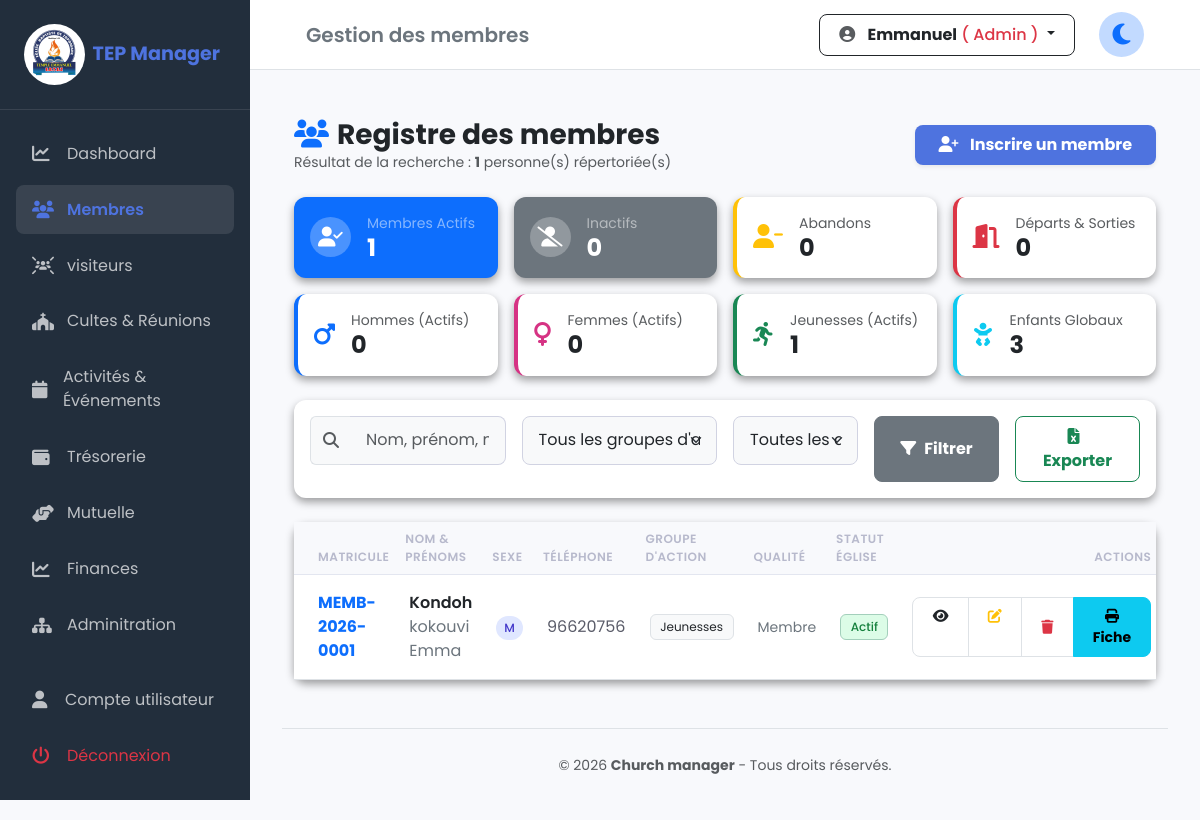
/membres/index.php (signed in), run on the app's committed database.
### tables this page shows
CREATE TABLE IF NOT EXISTS `membres` (
  `id` int NOT NULL AUTO_INCREMENT,
  `matricule` varchar(20) NOT NULL,
  `nom` varchar(100) NOT NULL,
  `prenoms` varchar(150) NOT NULL,
  `sexe` enum('Masculin','Feminin') NOT NULL,
  `date_naissance` date DEFAULT NULL,
  `lieu_naissance` varchar(100) DEFAULT NULL,
  `profession` varchar(100) DEFAULT NULL,
  `eglise_provenance` varchar(150) DEFAULT NULL,
  `date_arrivee` date DEFAULT NULL,
  `baptise` tinyint(1) DEFAULT '0',
  `date_bapteme` date DEFAULT NULL,
  `lieu_bapteme` varchar(150) DEFAULT NULL,
  `engagement_moral` tinyint(1) DEFAULT '0',
  `groupe_action` enum('Hommes','Femmes','Jeunesses','Enfants') DEFAULT NULL,
  `qualite` enum('Membre','Ami','Enfant') DEFAULT NULL,
  `statut_membre` enum('Actif','Inactif','Abandon','Depart') DEFAULT 'Actif',
  `telephone1` varchar(20) DEFAULT NULL,
  `telephone2` varchar(20) DEFAULT NULL,
  `email` varchar(100) DEFAULT NULL,
  `quartier` varchar(100) DEFAULT NULL,
  `situation_matrimoniale` enum('Marié(e)','Célibataire','Veuf(ve)','Divorcé(e)') DEFAULT 'Célibataire',
  `date_mariage` date DEFAULT NULL,
  `lieu_mariage` varchar(150) DEFAULT NULL,
  `nom_conjoint` varchar(200) DEFAULT NULL,
  `nombre_enfants` int DEFAULT '0',
  `photo` varchar(255) DEFAULT NULL,
  `commentaire` text,
  `date_enregistrement` timestamp NULL DEFAULT CURRENT_TIMESTAMP,
  `utilisateur_id` int DEFAULT NULL,
  PRIMARY KEY (`id`),
  UNIQUE KEY `matricule` (`matricule`),
  KEY `utilisateur_id` (`utilisateur_id`)
);

### membres/index.php (the view, shortened to what this page needs)
<?php
require_once "../config/database.php";
$recherche = isset($_GET['recherche']) ? trim($_GET['recherche']) : '';
$sql = "SELECT * FROM membres WHERE 1=1";
$params = [];
$sql .= " ORDER BY date_enregistrement DESC";
$stmt = $pdo->prepare($sql);
$stmt->execute($params);
$membres = $stmt->fetchAll();
$stats = [
    'total_actifs' => 0, 'total_inactifs' => 0, 'total_abandon' => 0, 'total_sorties' => 0,
    'hommes' => 0, 'femmes' => 0, 'jeunes' => 0, 'enfants_total' => 0
];
try {
    $stats_sql = "SELECT
            SUM(CASE WHEN statut_membre = 'Actif' THEN 1 ELSE 0 END) as total_actifs,
            SUM(CASE WHEN statut_membre = 'Inactif' THEN 1 ELSE 0 END) as total_inactifs,
            SUM(CASE WHEN statut_membre = 'Abandon' THEN 1 ELSE 0 END) as total_abandon,
            SUM(CASE WHEN statut_membre IN ('Départ', 'Voyage', 'Excommunié', 'Décédé') THEN 1 ELSE 0 END) as total_sorties,
            SUM(CASE WHEN groupe_action = 'Hommes' AND statut_membre = 'Actif' THEN 1 ELSE 0 END) as hommes,
            SUM(CASE WHEN groupe_action = 'Femmes' AND statut_membre = 'Actif' THEN 1 ELSE 0 END) as femmes,
            SUM(CASE WHEN groupe_action = 'Jeunesses' AND statut_membre = 'Actif' THEN 1 ELSE 0 END) as jeunes,
            (SELECT COALESCE(COUNT(*), 0) FROM membres WHERE groupe_action = 'Enfants' AND statut_membre = 'Actif') +
            (SELECT COALESCE(COUNT(*), 0) FROM enfants) as enfants_total
        FROM membres";
    $res = $pdo->query($stats_sql)->fetch(PDO::FETCH_ASSOC);
    if ($res) {
        foreach ($res as $key => $value) {
            $stats[$key] = (int)($value ?? 0);
        }
    }
} catch (PDOException $e) {
    $error_stats = "Erreur de calcul des effectifs : " . $e->getMessage();
}
require_once '../includes/header.php';
?>
<div class="container mt-4">
    <div class="d-flex justify-content-between align-items-center mb-4">
        <div>
            <h3 class="fw-bold text-dark m-0"><i class="fa-solid fa-users text-primary me-2"></i>Registre des membres</h3>
            <p class="text-muted small m-0">Résultat de la recherche : <strong><?= count($membres) ?></strong> personne(s) répertoriée(s)</p>
        </div>
        <a href="ajouter.php" class="btn btn-primary px-4 shadow-sm fw-bold">
            <i class="fa-solid fa-user-plus me-2"></i> Inscrire un membre
        </a>
    </div>
    <div class="row g-3 mb-4">
        <div class="col-6 col-md-3">
            <div class="card border-0 shadow-sm bg-primary text-white h-100">
                <div class="card-body py-3 d-flex align-items-center">
                    <div class="rounded-circle bg-white bg-opacity-25 p-2 me-3 d-none d-sm-block"><i class="fa-solid fa-user-check fa-lg"></i></div>
                    <div><small class="text-white-50 d-block">Membres Actifs</small><h4 class="fw-bold m-0"><?= $stats['total_actifs'] ?></h4></div>
                </div>
            </div>
        </div>
        <div class="col-6 col-md-3">
            <div class="card border-0 shadow-sm bg-secondary text-white h-100">
                <div class="card-body py-3 d-flex align-items-center">
                    <div class="rounded-circle bg-white bg-opacity-25 p-2 me-3 d-none d-sm-block"><i class="fa-solid fa-user-slash fa-lg"></i></div>
                    <div><small class="text-white-50 d-block">Inactifs</small><h4 class="fw-bold m-0"><?= $stats['total_inactifs'] ?></h4></div>
                </div>
            </div>
        </div>
        <div class="col-6 col-md-3">
            <div class="card border-0 shadow-sm bg-white border-start border-warning border-4 h-100">
                <div class="card-body py-3 d-flex align-items-center">
                    <div class="text-warning me-3 d-none d-sm-block"><i class="fa-solid fa-user-minus fa-xl"></i></div>
                    <div><small class="text-muted d-block">Abandons</small><h4 class="fw-bold m-0 text-dark"><?= $stats['total_abandon'] ?></h4></div>
                </div>
            </div>
        </div>
        <div class="col-6 col-md-3">
            <div class="card border-0 shadow-sm bg-white border-start border-danger border-4 h-100">
                <div class="card-body py-3 d-flex align-items-center">
                    <div class="text-danger me-3 d-none d-sm-block"><i class="fa-solid fa-door-open fa-xl"></i></div>
                    <div><small class="text-muted d-block">Départs & Sorties</small><h4 class="fw-bold m-0 text-dark"><?= $stats['total_sorties'] ?></h4></div>
                </div>
            </div>
        </div>
        <div class="col-6 col-md-3">
            <div class="card border-0 shadow-sm bg-white border-start border-primary border-4 h-100">
                <div class="card-body py-3 d-flex align-items-center">
                    <div class="text-primary me-3 d-none d-sm-block"><i class="fa-solid fa-mars fa-xl"></i></div>
                    <div><small class="text-muted d-block">Hommes (Actifs)</small><h4 class="fw-bold m-0 text-dark"><?= $stats['hommes'] ?></h4></div>
                </div>
            </div>
        </div>
        <div class="col-6 col-md-3">
            <div class="card border-0 shadow-sm bg-white border-start border-fuchsia border-4 h-100">
                <div class="card-body py-3 d-flex align-items-center">
                    <div class="text-fuchsia me-3 d-none d-sm-block"><i class="fa-solid fa-venus fa-xl"></i></div>
                    <div><small class="text-muted d-block">Femmes (Actifs)</small><h4 class="fw-bold m-0 text-dark"><?= $stats['femmes'] ?></h4></div>
                </div>
            </div>
        </div>
        <div class="col-6 col-md-3">
            <div class="card border-0 shadow-sm bg-white border-start border-success border-4 h-100">
                <div class="card-body py-3 d-flex align-items-center">
                    <div class="text-success me-3 d-none d-sm-block"><i class="fa-solid fa-person-running fa-xl"></i></div>
                    <div><small class="text-muted d-block">Jeunesses (Actifs)</small><h4 class="fw-bold m-0 text-dark"><?= $stats['jeunes'] ?></h4></div>
                </div>
            </div>
        </div>
        <div class="col-6 col-md-3">
            <div class="card border-0 shadow-sm bg-white border-start border-info border-4 h-100">
                <div class="card-body py-3 d-flex align-items-center">
                    <div class="text-info me-3 d-none d-sm-block"><i class="fa-solid fa-baby fa-xl"></i></div>
                    <div><small class="text-muted d-block">Enfants Globaux</small><h4 class="fw-bold m-0 text-dark" title="Fiches Enfants actives + Naissances liées"><?= $stats['enfants_total'] ?></h4></div>
                </div>
            </div>
        </div>
    </div>
    <div class="card border-0 shadow-sm mb-4">
        <div class="card-body">
            <form method="GET" action="index.php" class="row g-3">
                <div class="col-md-3">
                    <div class="input-group">
                        <span class="input-group-text bg-light border-end-0"><i class="fa-solid fa-magnifying-glass text-muted"></i></span>
                        <input type="text" name="recherche" class="form-control bg-light border-start-0" placeholder="Nom, prénom, matricule..." value="<?= htmlspecialchars($recherche) ?>">
                    </div>
                </div>
                <div class="col-md-3">
                    <select name="groupe" class="form-select bg-light">
                        <option value="">Tous les groupes d'action</option>
                    </select>
                </div>
                <div class="col-md-2">
                    <select name="qualite" class="form-select bg-light">
                        <option value="">Toutes les qualités</option>
                    </select>
                </div>
                <div class="col-md-2 d-grid">
                    <button type="submit" class="btn btn-secondary w-100 fw-bold"><i class="fa-solid fa-filter me-2"></i>Filtrer</button>
                </div>
                <div class="col-md-2 d-grid">
                    <a href="export_membres.php" class="btn btn-outline-success w-100 fw-bold">
                        <i class="fa fa-file-excel me-2"></i> Exporter
                    </a>
                </div>
            </form>
        </div>
    </div>
    <div class="card border-0 shadow-sm mb-5">
        <div class="card-body p-0">
            <div class="table-responsive">
                <table class="table table-hover align-middle mb-0">
                    <thead class="table-light text-secondary">
                        <tr>
                            <th class="ps-4">Matricule</th>
                            <th>Nom & Prénoms</th>
                            <th>Sexe</th>
                            <th>Téléphone</th>
                            <th>Groupe d'action</th>
                            <th>Qualité</th>
                            <th>Statut Église</th>
                            <th class="text-end pe-4">Actions</th>
                        </tr>
                    </thead>
                    <tbody>
                        <?php if (empty($membres)): ?>
                            <tr>
                                <td colspan="8" class="text-center py-5 text-muted">
                                    <i class="fa-regular fa-folder-open fa-3x mb-3 text-secondary opacity-50"></i>
                                    <p class="m-0">Aucun résultat ne correspond à ces critères.</p>
                                </td>
                            </tr>
                        <?php else: ?>
                            <?php foreach ($membres as $m): ?>
                                <tr>
                                    <td class="ps-4 fw-bold text-primary"><?= htmlspecialchars($m['matricule']) ?></td>
                                    <td>
                                        <span class="fw-semibold text-dark"><?= htmlspecialchars($m['nom']) ?></span>
                                        <span class="text-secondary"><?= htmlspecialchars($m['prenoms']) ?></span>
                                    </td>
                                    <td>
                                        <?php if ($m['sexe'] === 'Masculin'): ?>
                                            <span class="badge bg-primary-subtle text-primary rounded-pill px-2">M</span>
                                        <?php else: ?>
                                            <span class="badge bg-danger-subtle text-danger rounded-pill px-2">F</span>
                                        <?php endif; ?>
                                    </td>
                                    <td><?= htmlspecialchars($m['telephone1'] ?? '') ?: '<span class="text-muted small">Aucun</span>' ?></td>
                                    <td>
                                        <span class="badge bg-light text-dark border fw-normal"><?= htmlspecialchars($m['groupe_action']) ?></span>
                                    </td>
                                    <td><span class="text-secondary small"><?= htmlspecialchars($m['qualite']) ?></span></td>
                                    <td>
                                        <?php if ($m['statut_membre'] === 'Actif'): ?>
                                            <span class="badge bg-success-subtle text-success border border-success-subtle">Actif</span>
                                        <?php elseif($m['statut_membre'] === 'Inactif'): ?>
                                            <span class="badge bg-secondary-subtle text-secondary">Inactif</span>
                                        <?php elseif ($m['statut_membre'] === 'Abandon'): ?>
                                            <span class="badge bg-warning-subtle text-warning">Abandon</span>
                                        <?php else: ?>
                                            <span class="badge bg-danger-subtle text-danger" title="<?= htmlspecialchars($m['statut_membre']) ?>">
                                                <?= htmlspecialchars($m['statut_membre']) ?>
                                            </span>
                                        <?php endif; ?>
                                    </td>
                                    <td class="text-end pe-4">
                                        <div class="btn-group">
                                            <a href="voir.php?id=<?= $m['id'] ?>" class="btn btn-sm btn-outline-light border text-dark" title="Consulter la fiche complète & Gérer la situation">
                                                <i class="fa-solid fa-eye"></i>
                                            </a>
                                            <a href="modifier.php?id=<?= $m['id'] ?>" class="btn btn-sm btn-outline-light border text-warning" title="Modifier la fiche">
                                                <i class="fa-solid fa-pen-to-square"></i>
                                            </a>
                                            <button type="button" onclick="confirmDeletion(<?= $m['id'] ?>)" class="btn btn-sm btn-outline-warning border text-danger cursor-pointer" title="Supprimer définitivement">
                                                <i class="fa-solid fa-trash"></i>
                                            </button>
                                            <a href="fiche.php?id=<?= $m['id'] ?>" class="btn btn-info btn-sm fw-bold" target="_blank" title="Imprimer l'attestation de fiche">
                                                <i class="fa fa-print"></i> Fiche
                                            </a>
                                        </div>
                                    </td>
                                </tr>
                            <?php endforeach; ?>
                        <?php endif; ?>
                    </tbody>
                </table>
            </div>
        </div>
    </div>
</div>
<?php
require_once '../includes/footer.php';
?>

### data on the page
membres: matricule "MEMB-2026-0001", nom "Kondoh", prenoms "kokouvi Emma", sexe "M", telephone1 "96620756", groupe_action "Jeunesses", qualite "Membre", statut_membre "Actif"

### other printed values
$titre_barre "Gestion des membres"
$_SESSION['user_nom'] "Emmanuel"
$_SESSION['user_role_nom'] "Admin"
count($membres) "1"
$stats['total_actifs'] "1"
$stats['total_inactifs'] "0"
$stats['total_abandon'] "0"
$stats['total_sorties'] "0"
$stats['hommes'] "0"
$stats['femmes'] "0"
$stats['jeunes'] "1"
$stats['enfants_total'] "3"
